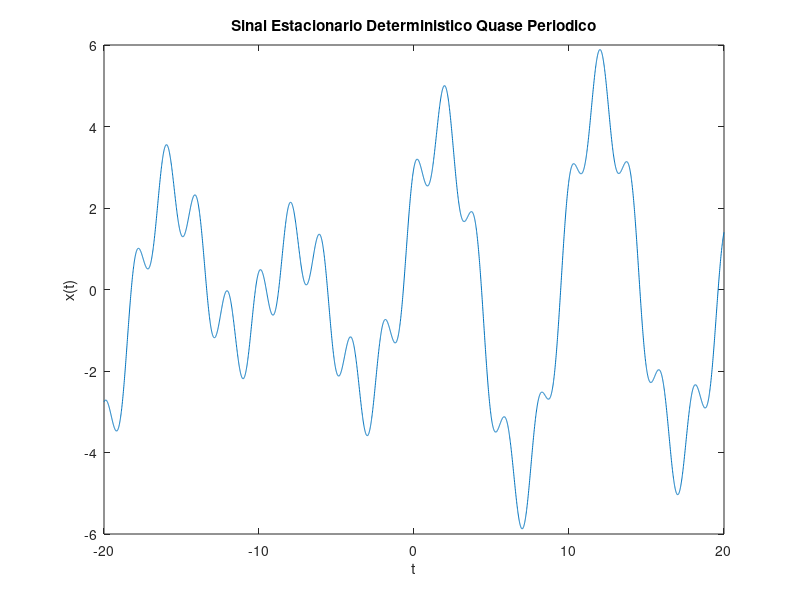

MATLAB code to generate this figure:
% Exemplo Sinal Estacionario Deterministico Quase Periodico
Wo = 1/2; % Frequência
W1 = 2/3;
t = -20:0.01:20; % Intervalo de t
xt = 2*cos(Wo*t) + 3*sin(W1*t) + cos(pi*t); % Cálculo do Sinal

% Gráfico do Sinal
plot(t, xt);
title('Sinal Estacionario Deterministico Quase Periodico');
xlabel('t');
ylabel('x(t)');

